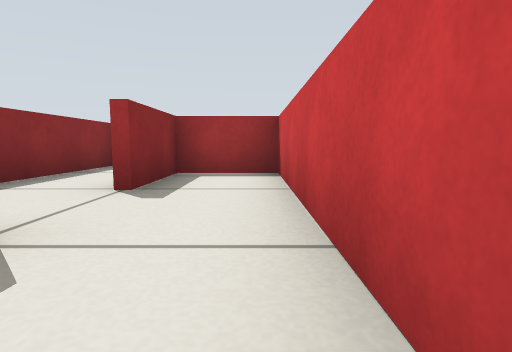
view 1 (above)

16 first-person views from a walk through a Gazebo world. The camera is 0.26 m above the floor, tilts 6° down and sees 80° across. The floor is counted in squares, 0.5 m on a side. Each view is taken from the middle of a square. On the plan, view 1 faces up. The plan holds only what a view shows up to about 9 squares ahead; the rest is blank.

view 2
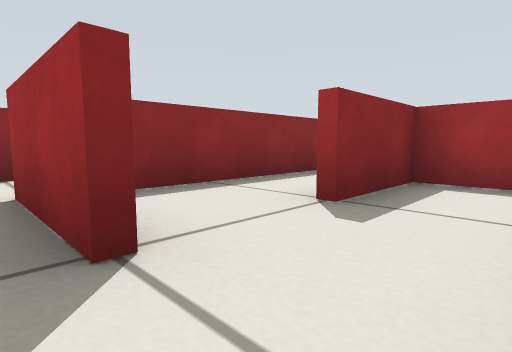

view 3
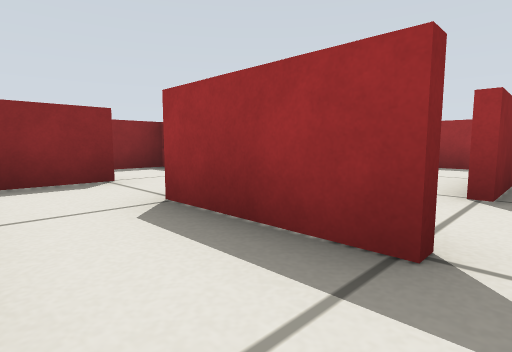

view 4
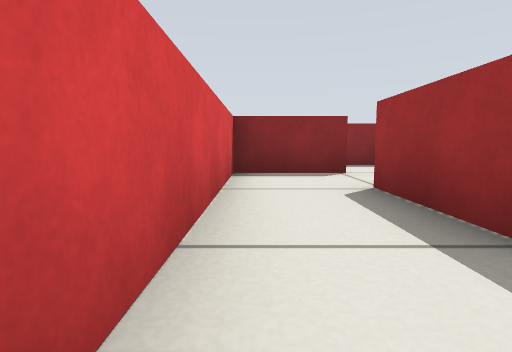

view 5
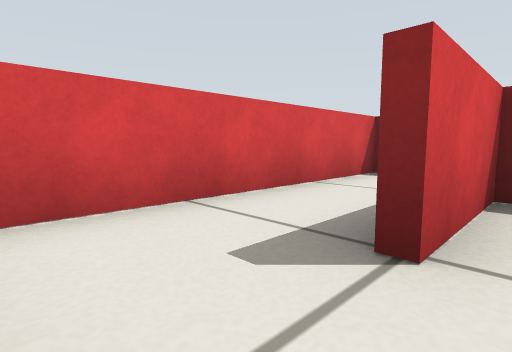

view 6
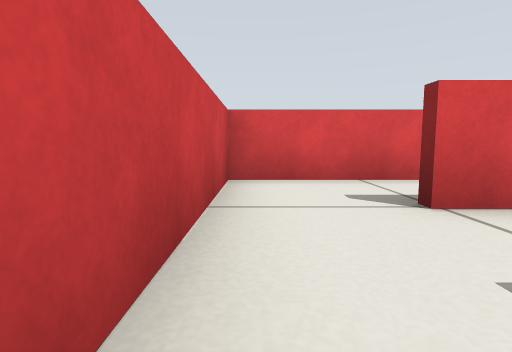

view 7
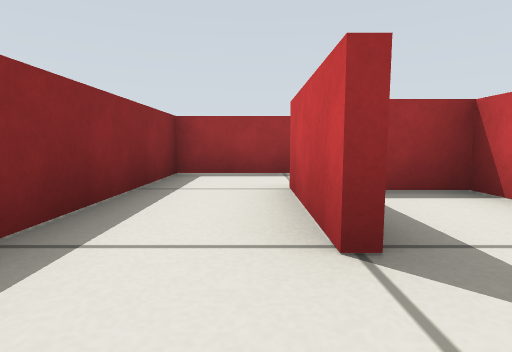

view 8
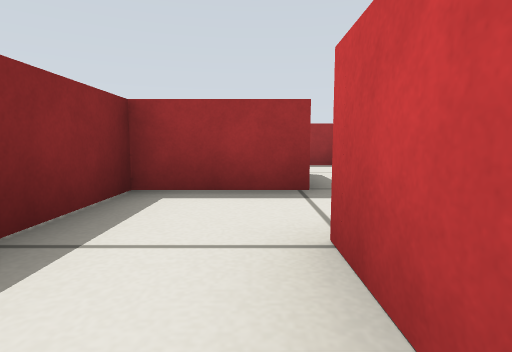

view 9
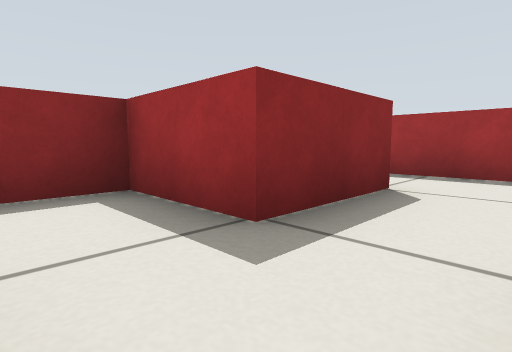

view 10
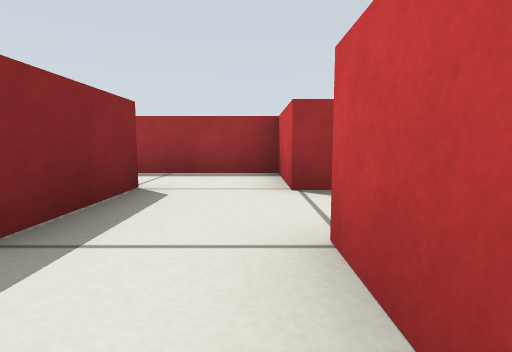

view 11
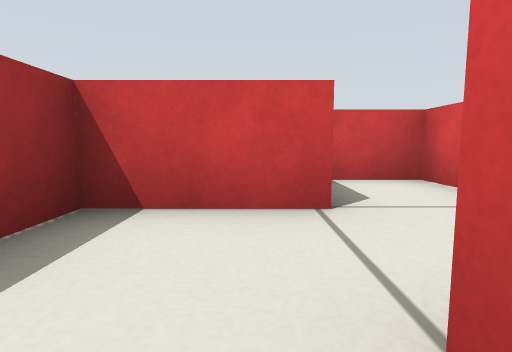

view 12
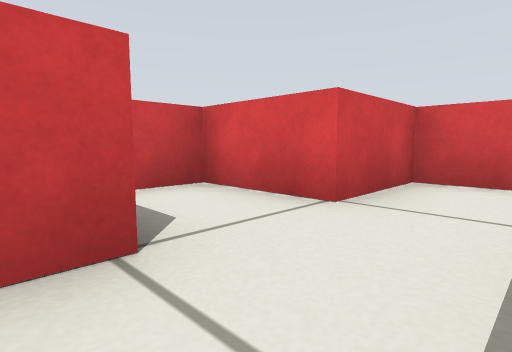

view 13
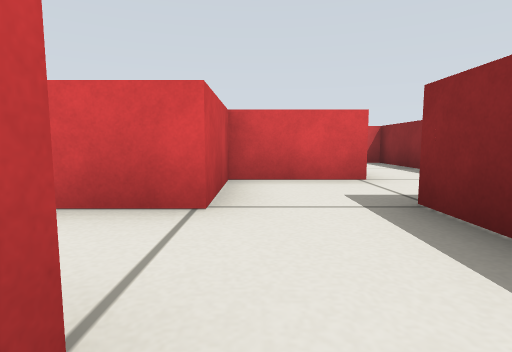

view 14
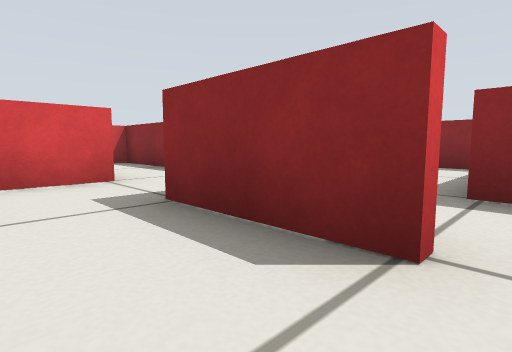

view 15
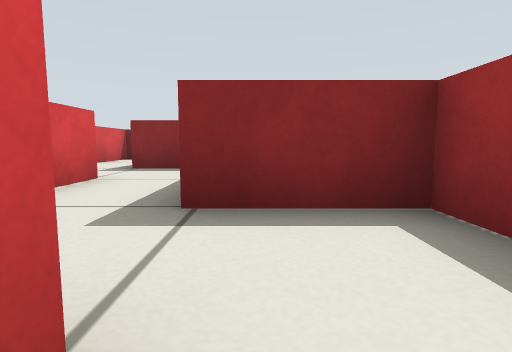

view 16
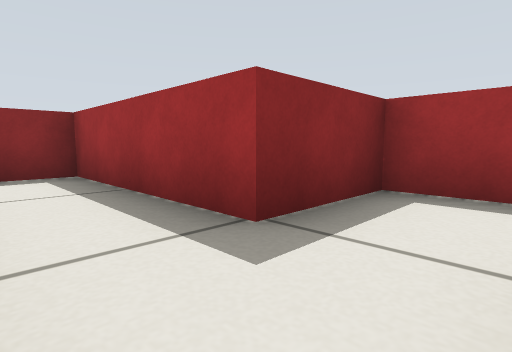

### Floor plan
Points are (right, up) in squares from view 1. A wall is a line through its corners. A room is listed if a view was taken in it or the views show most of it. See-through windows are left out.
Room 1 (views 1, 2, 3, 4, 5, 6, 7, 8)
walls: (-1.6, 3.4) (-1.6, 5.6); (-1.5, -0.4) (0.4, -0.4) (0.4, 5.1); (0.5, 5.4) (-1.4, 5.4) (-1.4, 3.4); (-3.4, 5.5) (-3.4, 1.6) (-1.4, 1.6)
ways out: opening at (-2.5, 0) to room 6; opening at (-2, 4.5) to room 8
Room 2 (views 9, 10)
walls: (0.4, 5.1) (0.4, 7.6); (-1.6, 5.6) (0.5, 5.6)
ways out: opening at (0, 7) to room 7; opening at (-1, 6) to room 8
Room 3 (view 11)
walls: (-1.5, 11.4) (-3.4, 11.4) (-3.4, 9.4)
ways out: opening at (-1, 10) to room 4; opening at (-2, 9) to room 5
Room 4 (views 12, 13, 14, 15)
walls: (0.4, 9.4) (0.4, 11.4) (-1.5, 11.4)
ways out: opening at (-1, 10) to room 3; opening at (0, 9) to room 7
Room 5 (view 16)
walls: (-3.4, 9.4) (-7.4, 9.4) (-7.4, 7.4); (-5.6, 7.6) (-4.5, 7.6)
ways out: opening at (-2, 9) to room 3; opening at (-6, 7)
Room 6 (no view inside)
walls: (-1.4, 1.4) (-3.6, 1.4); (-5.4, 1.6) (-5.4, -0.4) (-1.5, -0.4)
ways out: opening at (-2.5, 0) to room 1; opening at (-4, 1)
Room 7 (no view inside)
walls: (0.4, 7.6) (2.4, 7.6) (2.4, 9); (0.9, 9.4) (0.4, 9.4); (-1.4, 9.6) (-1.4, 7.4)
ways out: opening at (0, 7) to room 2; opening at (0, 9) to room 4
Room 8 (no view inside)
walls: (-1.4, 7.4) (-3.4, 7.4) (-3.4, 5.5)
ways out: opening at (-2, 4.5) to room 1; opening at (-1, 6) to room 2

Positions as (right, up) in squares from view 1, and headings:
1: (0, 0), facing up
2: (0, 1), facing up-left
3: (-1, 0), facing up-left
4: (0, 0), facing left
5: (0, 2), facing down-left
6: (0, 4), facing down
7: (-2, 2), facing up
8: (-2, 4), facing up
9: (0, 6), facing up-left
10: (0, 6), facing up
11: (-2, 10), facing right
12: (-1, 10), facing down-right
13: (0, 10), facing down
14: (0, 10), facing down-left
15: (-1, 10), facing left
16: (-2, 8), facing up-left
